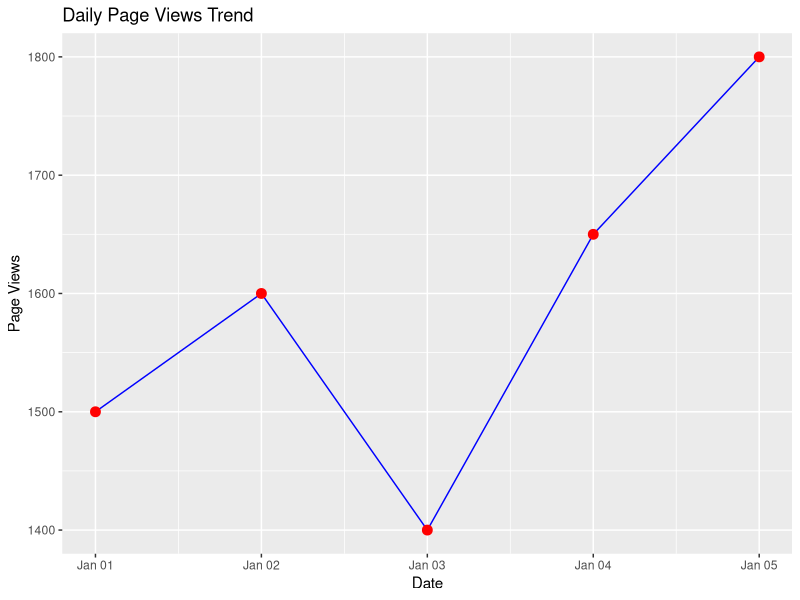
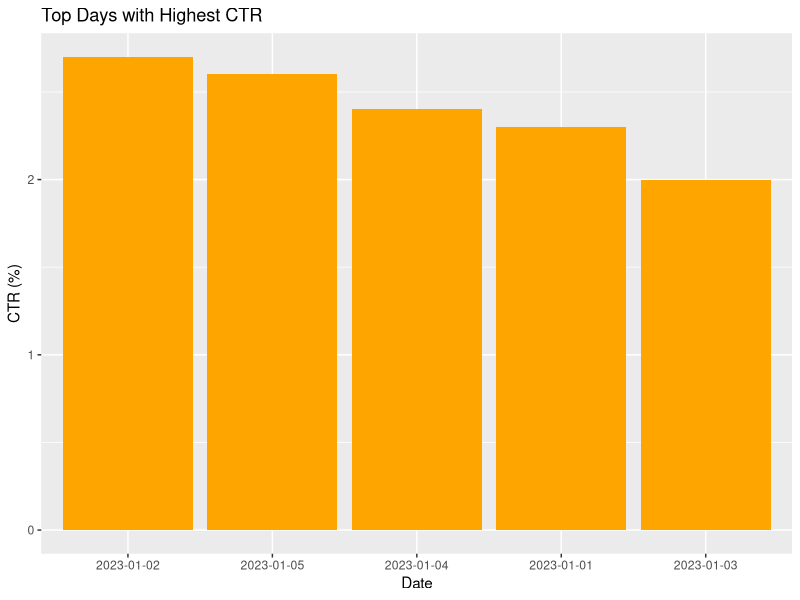
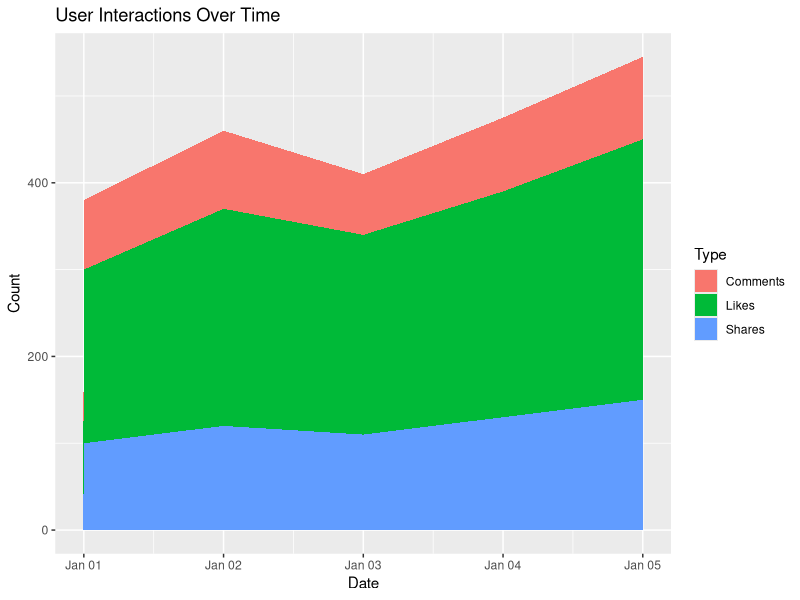

These figures' R source, in order:
# Load libraries
library(ggplot2)
library(dplyr)

# Dataset
website_data <- data.frame(
  Date = as.Date(c("2023-01-01", "2023-01-02", "2023-01-03", 
                   "2023-01-04", "2023-01-05")),
  PageViews = c(1500, 1600, 1400, 1650, 1800),
  CTR = c(2.3, 2.7, 2.0, 2.4, 2.6)
)

# 1. Line chart - Page Views Trend
ggplot(website_data, aes(x = Date, y = PageViews)) +
  geom_line(color = "blue") +
  geom_point(size=3, color="red") +
  labs(title = "Daily Page Views Trend", x = "Date", y = "Page Views")

# 2. Bar chart - Top CTR Days
top_ctr <- website_data %>% arrange(desc(CTR))
ggplot(top_ctr, aes(x = reorder(as.character(Date), -CTR), y = CTR)) +
  geom_bar(stat="identity", fill="orange") +
  labs(title="Top Days with Highest CTR", x="Date", y="CTR (%)")

# 3. Stacked Area Chart (Simulated User Interactions)
user_interactions <- data.frame(
  Date = rep(as.Date(c("2023-01-01","2023-01-02","2023-01-03",
                       "2023-01-04","2023-01-05")), 3),
  Type = rep(c("Likes", "Shares", "Comments"), each=5),
  Count = c(200,250,230,260,300, 100,120,110,130,150, 80,90,70,85,95)
)

ggplot(user_interactions, aes(x=Date, y=Count, fill=Type)) +
  geom_area() +
  labs(title="User Interactions Over Time", x="Date", y="Count")

